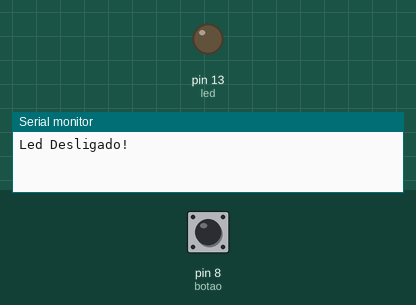
A sketch run on a simulated Arduino Uno, built with avr-gcc and run on an emulated ATmega328P. Shown: output pins drawn as LEDs (lit = HIGH), the last lines printed to the serial monitor. The inputs (shaded band) are chosen by the test bench; at power-on: pin 8 (botao) HIGH.

Above: at 1.2 s.
1.3 s: pin 8 (botao) pulled LOW for 3.2 s
At 5.6 s:
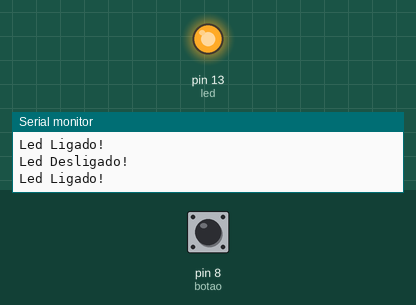
6.0 s: pin 8 (botao) pulled LOW for 0.15 s
At 7.0 s:
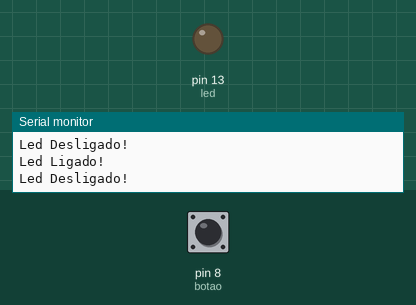
Timing chart, 0 to 9.0 s (numbered marks = the images above; inputs shaded):
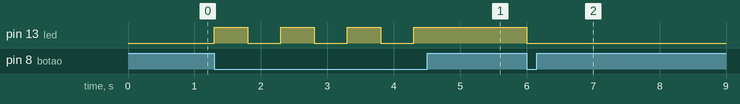

Measured:
- after the input at 1.3 s, pin 13 (led): alternates HIGH for 0.50 s and LOW for 0.50 s, 7 changes in all, then stays HIGH, starting at once
- after the input at 6.0 s, pin 13 (led): HIGH → LOW at once

The sketch:

4-mostrandoEstadoDoLedNoMonitorSerial.ino
```cpp
int botao = 8;
int led = 13;
int estadoLed = LOW;
int estadoBotao;

void setup() {
  pinMode(botao,INPUT_PULLUP);
  pinMode(led, OUTPUT);
  Serial.begin(9600);
  Serial.println("Led Desligado!");
}

void loop() {
  estadoBotao = !digitalRead(botao);//pressionado -> HIGH; contrario, LOW
  if(estadoBotao == HIGH){
    if(estadoLed == LOW){
      digitalWrite(led, HIGH);
      estadoLed = HIGH;
      Serial.println("Led Ligado!");
      delay(500);
    }
    else{
      digitalWrite(led,LOW);
      estadoLed = LOW;
      Serial.println("Led Desligado!");
      delay(500);
    }
  }
}
```
